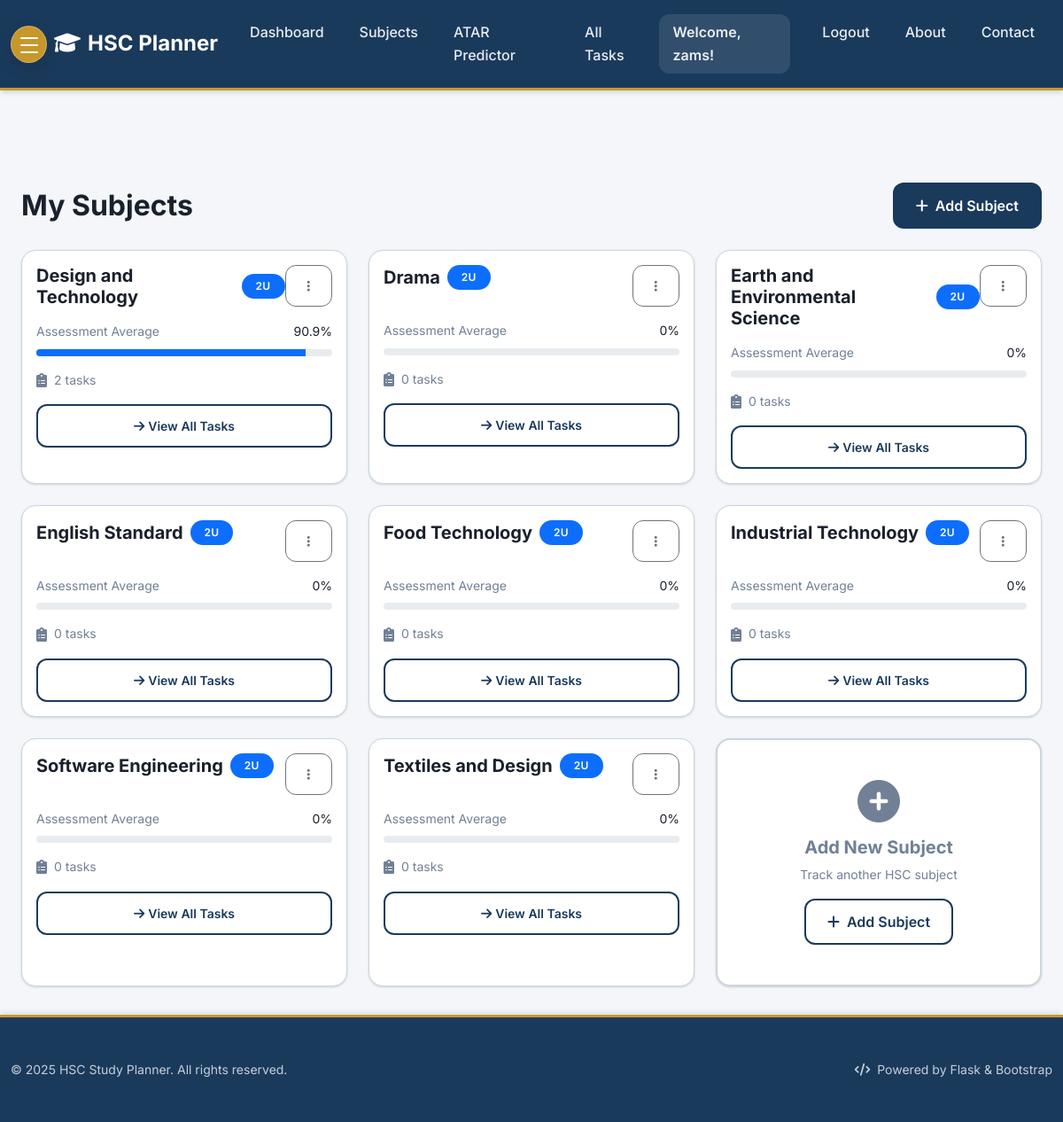
Page /subjects (signed in) on the earlier database version.
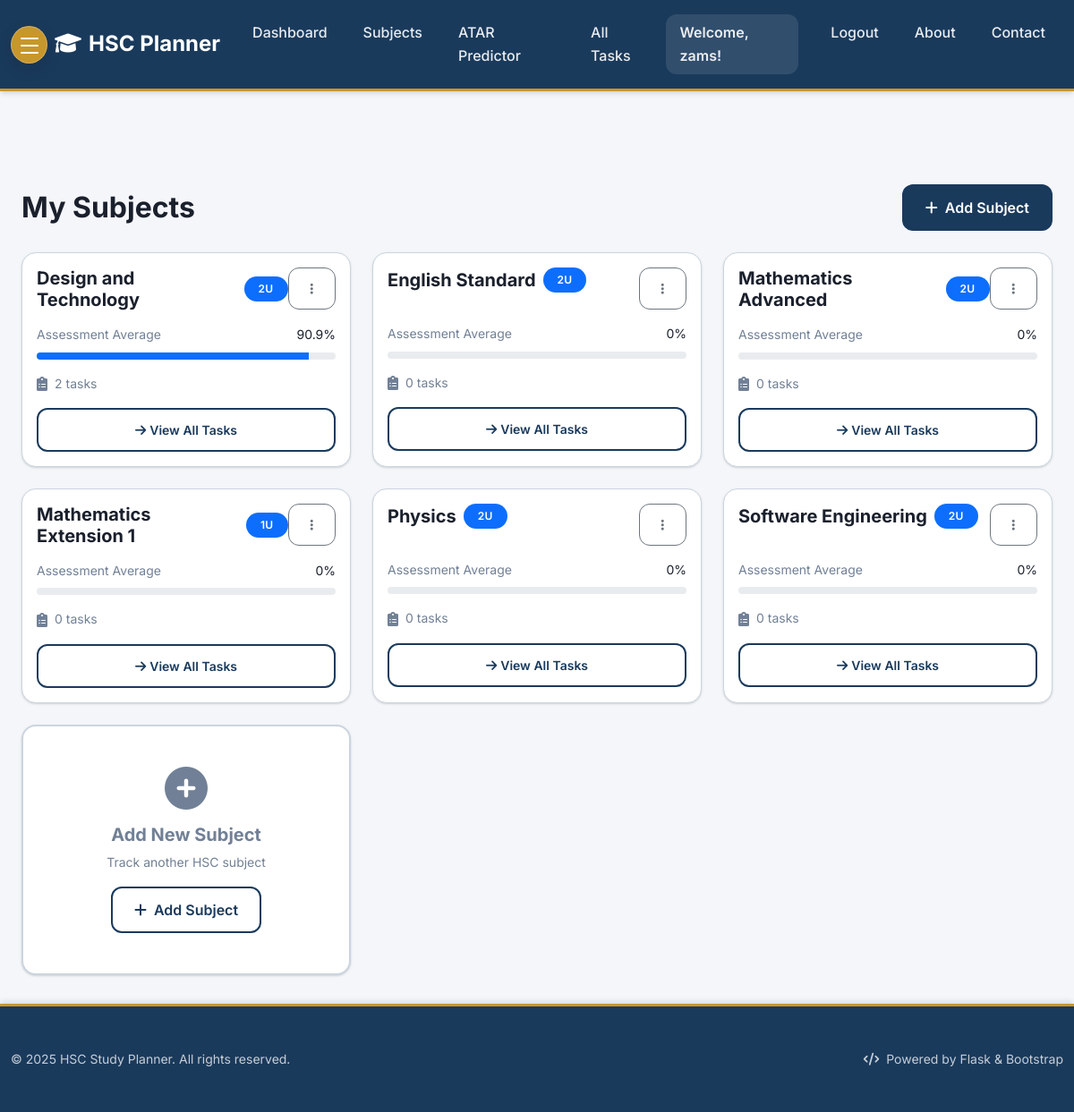
Same page on the later database version.
### tables this page shows
CREATE TABLE users (
    id INTEGER PRIMARY KEY AUTOINCREMENT,
    username TEXT UNIQUE NOT NULL,
    password_hash TEXT NOT NULL,
    email TEXT UNIQUE NOT NULL
);

CREATE TABLE subjects (
                id INTEGER PRIMARY KEY AUTOINCREMENT,
                name TEXT NOT NULL,
                user_id INTEGER NOT NULL,
                units INTEGER NOT NULL DEFAULT 2,
                target_mark INTEGER,
                FOREIGN KEY (user_id) REFERENCES users (id),
                UNIQUE(user_id, name)
            );

### Task_Organiser/app.py (the view)
    @app.route("/subjects")
    @login_required
    def subjects():
        db = get_db()
        try:
            cursor = db.execute("PRAGMA table_info(subjects)")
            columns = [column[1] for column in cursor.fetchall()]
            if "units" in columns and "target_mark" in columns:
                subjects = db.execute(
                    "SELECT * FROM subjects WHERE user_id = ? ORDER BY name",
                    (g.user["id"],),
                ).fetchall()
            else:
                subjects = db.execute(
                    "SELECT id, name, user_id FROM subjects WHERE user_id = ? ORDER BY name",
                    (g.user["id"],),
                ).fetchall()
            subjects_list = []
            for subject in subjects:
                subject_dict = dict(subject)
                if "units" not in subject_dict:
                    subject_dict["units"] = 2
                if "target_mark" not in subject_dict:
                    subject_dict["target_mark"] = None
                if "estimated_mark" not in subject_dict:
                    subject_dict["estimated_mark"] = 0
                assessment_results = db.execute(
                    """
                    SELECT weight, raw_mark, max_mark
                    FROM assessment_results
                    WHERE subject_id = ? AND user_id = ?
                """,
                    (subject_dict["id"], g.user["id"]),
                ).fetchall()
                if assessment_results:
                    total_weighted_score = 0
                    total_weight = 0
                    for result in assessment_results:
                        percentage = (
                            (result["raw_mark"] / result["max_mark"]) * 100
                            if result["max_mark"] > 0
                            else 0
                        )
                        weighted_score = percentage * (result["weight"] / 100)
                        total_weighted_score += weighted_score
                        total_weight += result["weight"]
                    subject_dict["estimated_mark"] = (
                        round(total_weighted_score, 1) if total_weight > 0 else 0
                    )
                else:
                    subject_dict["estimated_mark"] = 0
                task_count = db.execute(
                    "SELECT COUNT(*) as count FROM tasks WHERE user_id = ? AND subject_id = ?",
                    (g.user["id"], subject_dict["id"]),
                ).fetchone()
                subject_dict["task_count"] = task_count["count"] if task_count else 0
                subjects_list.append(subject_dict)
            return render_template("subjects.html", subjects=subjects_list)
        except Exception:
            return render_template("subjects.html", subjects=[])

### Task_Organiser/app.py (called while the page is built)
def login_required(view):
    @wraps(view)
    def wrapped_view(**kwargs):
        if g.user is None:
            return redirect(url_for("login"))
        return view(**kwargs)
    return wrapped_view

### Task_Organiser/db.py (called while the page is built)
def get_db() -> sqlite3.Connection:
    if "db" not in g:
        database_path = current_app.config["DATABASE"]
        g.db = sqlite3.connect(database_path)
        g.db.row_factory = sqlite3.Row
    return g.db

### Task_Organiser/templates/subjects.html (shortened to what this page needs)
{% extends 'base.html' %}
{% block content %}
<div class="container mt-5">
    <div class="d-flex justify-content-between align-items-center mb-4">
        <h2 class="mb-0 fw-bold">My Subjects</h2>
        <button class="btn btn-primary" data-bs-toggle="modal" data-bs-target="#addSubjectModal">
            <i class="fas fa-plus me-2"></i>Add Subject
        </button>
    </div>
    <div class="row g-3 g-md-4">
        {% if subjects %}
            {% for subject in subjects %}
            <div class="col-12 col-md-6 col-lg-4">
                <div class="card card-subject h-100">
                    <div class="card-body">
                        <div class="d-flex justify-content-between align-items-start mb-3">
                            <div class="d-flex align-items-center">
                                <h5 class="card-title fw-bold mb-0 me-2">{{ subject.name }}</h5>
                                <span class="badge bg-primary">{{ subject.units }}u</span>
                            </div>
                            <div class="dropdown">
                                <button class="btn btn-sm btn-outline-secondary" type="button" data-bs-toggle="dropdown">
                                    <i class="fas fa-ellipsis-v"></i>
                                </button>
                            </div>
                        </div>
                        <div class="mb-3">
                            <div class="d-flex justify-content-between align-items-center mb-2">
                                <small class="text-muted">Assessment Average</small>
                                <small class="fw-semibold">{{ subject.estimated_mark }}%</small>
                            </div>
                            <div class="progress" style="height: 8px;">
                                <div class="progress-bar bg-primary" role="progressbar"
                                     style="width: {{ subject.estimated_mark }}%"
                                     aria-valuenow="{{ subject.estimated_mark }}"
                                     aria-valuemin="0" aria-valuemax="100">
                                </div>
                            </div>
                        </div>
                        <div class="d-flex align-items-center text-muted">
                            <i class="fas fa-clipboard-list me-2"></i>
                            <small>{{ subject.task_count }} tasks</small>
                        </div>
                        <div class="mt-3">
                            <a href="{{ url_for('index') }}?subject_id={{ subject.id }}"
                               class="btn btn-outline-primary btn-sm w-100">
                                <i class="fas fa-arrow-right me-1"></i>View All Tasks
                            </a>
                        </div>
                    </div>
                </div>
            </div>
            {% endfor %}
        {% endif %}
        {% if subjects %}
        <div class="col-12 col-md-6 col-lg-4">
            <div class="card h-100 border-2 border-dashed" style="border-color: var(--border); min-height: 280px;">
                <div class="card-body d-flex flex-column justify-content-center align-items-center text-center">
                    <i class="fas fa-plus-circle text-muted mb-3" style="font-size: 3rem;"></i>
                    <h5 class="text-muted mb-2">Add New Subject</h5>
                    <p class="text-muted small mb-3">Track another HSC subject</p>
                    <button class="btn btn-outline-primary" data-bs-toggle="modal" data-bs-target="#addSubjectModal">
                        <i class="fas fa-plus me-2"></i>Add Subject
                    </button>
                </div>
            </div>
        </div>
        {% endif %}
    </div>
</div>
{% endblock %}

### Task_Organiser/templates/base.html (shortened to what this page needs)
<!DOCTYPE html>
<html lang="en">
<head>
    <link href="https://cdn.jsdelivr.net/npm/bootstrap@5.1.3/dist/css/bootstrap.min.css" rel="stylesheet">
    <link href="https://cdnjs.cloudflare.com/ajax/libs/font-awesome/6.0.0/css/all.min.css" rel="stylesheet">
</head>
<body>
    <nav class="navbar navbar-expand-lg navbar-dark">
        <div class="container">
            <button class="burger-menu-btn me-2" type="button" data-bs-toggle="offcanvas" data-bs-target="#appMenu" aria-controls="appMenu" aria-label="Open menu">
                <span></span>
                <span></span>
                <span></span>
            </button>
            <a class="navbar-brand" href="{{ url_for('index') }}">
                <i class="fas fa-graduation-cap me-2"></i>HSC Planner
            </a>
            <div class="navbar-collapse">
                <ul class="navbar-nav me-auto">
                    <li class="nav-item">
                        <a class="nav-link" href="{{ url_for('index') }}">Dashboard</a>
                    </li>
                    <li class="nav-item">
                        <a class="nav-link" href="{{ url_for('subjects') }}">Subjects</a>
                    </li>
                    <li class="nav-item">
                        <a class="nav-link" href="{{ url_for('atar') }}">ATAR Predictor</a>
                    </li>
                    <li class="nav-item">
                        <a class="nav-link" href="{{ url_for('index') }}?view=all">All Tasks</a>
                    </li>
                </ul>
                <div class="navbar-nav ms-auto">
                    {% if g.user %}
                        <span class="navbar-text me-3">Welcome, {{ g.user.username }}!</span>
                        <a class="nav-link" href="{{ url_for('logout') }}" onclick="return confirm('Are you sure you want to logout?')">Logout</a>
                    {% else %}
                        <a class="nav-link" href="{{ url_for('login') }}">Login</a>
                        <a class="nav-link" href="{{ url_for('register') }}">Register</a>
                    {% endif %}
                    <a class="nav-link" href="{{ url_for('about') }}">About</a>
                    <a class="nav-link" href="{{ url_for('contact') }}">Contact</a>
                </div>
            </div>
        </div>
    </nav>
    <main class="container mt-4">
            {% block content %}{% endblock %}
        </main>
    <footer class="footer mt-auto">
        <div class="container py-2 py-md-3">
            <div class="row align-items-center">
                <div class="col-12 col-md-6">
                    <p class="mb-0 opacity-75 small">&copy; 2025 HSC Study Planner. All rights reserved.</p>
                </div>
                <div class="col-12 col-md-6 text-md-end">
                    <p class="mb-0 opacity-75 small">
                        <i class="fas fa-code me-1"></i>
                        Powered by Flask & Bootstrap
                    </p>
                </div>
            </div>
        </div>
    </footer>
</body>
</html>

### Task_Organiser/templates/base.html (style rules this page uses)
:root { --primary: #1a3a5c; --primary-light: #2c5282; --accent: #c8972b; --success: #276749; --danger: #9b2335; --warning: #d69e2e; --info: #3182ce; --bg: #f4f6f9; --card-bg: #ffffff; --text-primary: #1a202c; --text-secondary: #4a5568; --border: #cbd5e0; --text-muted: #718096; --shadow-sm: 0 1px 3px 0 rgba(0, 0, 0, 0.1), 0 1px 2px 0 rgba(0, 0, 0, 0.06); --shadow-md: 0 4px 6px -1px rgba(0, 0, 0, 0.1), 0 2px 4px -1px rgba(0, 0, 0, 0.06); --shadow-lg: 0 10px 15px -3px rgba(0, 0, 0, 0.1), 0 4px 6px -2px rgba(0, 0, 0, 0.05); --shadow-xl: 0 20px 25px -5px rgba(0, 0, 0, 0.1), 0 10px 10px -5px rgba(0, 0, 0, 0.04); --border-radius-sm: 0.5rem; --border-radius-md: 0.75rem; --border-radius-lg: 1rem; --border-radius-xl: 1.5rem; }
* { margin: 0; padding: 0; box-sizing: border-box; }
body { font-family: 'Inter', -apple-system, BlinkMacSystemFont, sans-serif; background: var(--bg); color: var(--text-primary); line-height: 1.6; min-height: 100vh; display: flex; flex-direction: column; }
.navbar { background: var(--primary); box-shadow: var(--shadow-md); border-bottom: 3px solid var(--accent); padding: 1rem 0; }
.navbar-brand { font-family: 'Inter', sans-serif; font-weight: 700; font-size: 1.5rem; color: white !important; }
.nav-link { font-weight: 500; color: rgba(255,255,255,0.9) !important; transition: all 0.3s ease; border-radius: var(--border-radius-md); margin: 0 0.25rem; padding: 0.5rem 1rem !important; }
.navbar-text { color: rgba(255,255,255,0.9) !important; font-weight: 600; background: rgba(255,255,255,0.1); padding: 0.5rem 1rem; border-radius: var(--border-radius-md); }
.card { border: 1px solid var(--border); border-radius: var(--border-radius-lg); box-shadow: var(--shadow-sm); transition: all 0.3s ease; background: var(--card-bg); }
.btn { font-weight: 600; border-radius: var(--border-radius-md); transition: all 0.3s ease; padding: 0.75rem 1.5rem; text-transform: none; letter-spacing: 0; }
.btn-primary { background: var(--primary); color: white; border: 2px solid var(--primary); }
.btn-outline-primary { background: transparent; color: var(--primary); border: 2px solid var(--primary); }
.badge { font-weight: 600; padding: 0.5rem 1rem; border-radius: var(--border-radius-xl); text-transform: uppercase; letter-spacing: 0.025em; font-size: 0.75rem; }
h1, h2, h3, h4, h5, h6 { font-weight: 700; color: var(--text-primary); margin-bottom: 1rem; }
h2 { font-size: 2rem; }
h5 { font-size: 1.25rem; }
.text-muted { color: var(--text-muted) !important; }
footer { background: var(--primary); color: white; border-top: 3px solid var(--accent); padding: 2rem 0; margin-top: auto; box-shadow: 0 -4px 6px -1px rgba(0, 0, 0, 0.1); }
main.container { padding-top: 2rem; padding-bottom: 2rem; flex: 1; }
@media (max-width: 1200px) { .container { max-width: 100%; } }
.burger-menu-btn { width: 42px; height: 42px; border-radius: 50%; display: inline-flex; align-items: center; justify-content: center; padding: 0; position: relative; background: var(--accent); border: 1px solid rgba(255,255,255,0.25); box-shadow: 0 6px 18px rgba(0, 0, 0, 0.12); }
.burger-menu-btn span { display: block; width: 20px; height: 2px; border-radius: 2px; background: #fff; position: absolute; left: 50%; transform: translateX(-50%); transition: transform 0.2s ease, opacity 0.2s ease; }
.burger-menu-btn span:nth-child(1) { top: 12px; }
.burger-menu-btn span:nth-child(2) { top: 20px; }
.burger-menu-btn span:nth-child(3) { top: 28px; }

Differences in the rows shown:
removed subjects: name "Drama", units "2", estimated_mark "0", task_count "0"
removed subjects: name "Earth and Environmental Science", units "2", estimated_mark "0", task_count "0"
removed subjects: name "Food Technology", units "2", estimated_mark "0", task_count "0"
removed subjects: name "Industrial Technology", units "2", estimated_mark "0", task_count "0"
removed subjects: name "Textiles and Design", units "2", estimated_mark "0", task_count "0"
added subjects: name "Mathematics Advanced", units "2", estimated_mark "0", task_count "0"
added subjects: name "Mathematics Extension 1", units "1", estimated_mark "0", task_count "0"
added subjects: name "Physics", units "2", estimated_mark "0", task_count "0"
